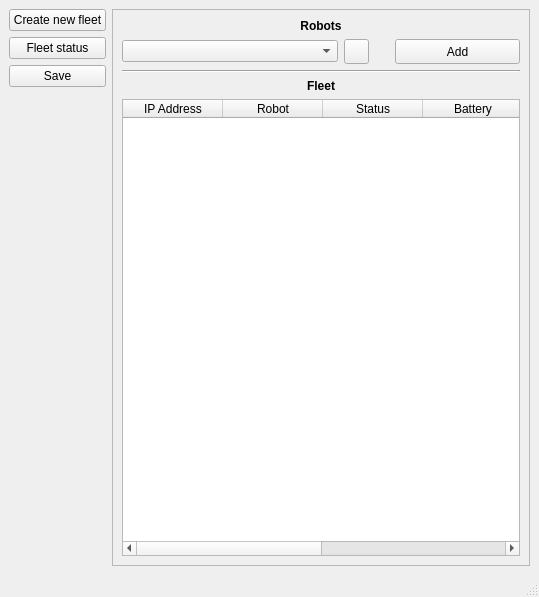
<?xml version="1.0" encoding="UTF-8"?>
<ui version="4.0">
 <class>MainWindow</class>
 <widget class="QMainWindow" name="MainWindow">
  <property name="geometry">
   <rect>
    <x>0</x>
    <y>0</y>
    <width>539</width>
    <height>597</height>
   </rect>
  </property>
  <property name="windowTitle">
   <string>MainWindow</string>
  </property>
  <widget class="QWidget" name="centralwidget">
   <layout class="QGridLayout" name="gridLayout_2">
    <item row="0" column="0">
     <layout class="QHBoxLayout" name="horizontalLayout_2">
      <item>
       <layout class="QVBoxLayout" name="verticalLayout">
        <item>
         <widget class="QPushButton" name="pushButton_new_fleet">
          <property name="toolTip">
           <string>Create new fleet</string>
          </property>
          <property name="text">
           <string>Create new fleet</string>
          </property>
          <property name="checkable">
           <bool>false</bool>
          </property>
          <property name="autoDefault">
           <bool>false</bool>
          </property>
          <property name="default">
           <bool>false</bool>
          </property>
          <property name="flat">
           <bool>false</bool>
          </property>
         </widget>
        </item>
        <item>
         <widget class="QPushButton" name="pushButton_fleet_status">
          <property name="toolTip">
           <string>Fleet status</string>
          </property>
          <property name="text">
           <string>Fleet status</string>
          </property>
          <property name="autoDefault">
           <bool>false</bool>
          </property>
         </widget>
        </item>
        <item>
         <widget class="QPushButton" name="pushButton_save">
          <property name="toolTip">
           <string>Save</string>
          </property>
          <property name="text">
           <string>Save</string>
          </property>
          <property name="shortcut">
           <string notr="true">Ctrl+S</string>
          </property>
          <property name="autoDefault">
           <bool>false</bool>
          </property>
         </widget>
        </item>
        <item>
         <spacer name="verticalSpacer_2">
          <property name="orientation">
           <enum>Qt::Vertical</enum>
          </property>
          <property name="sizeHint" stdset="0">
           <size>
            <width>20</width>
            <height>40</height>
           </size>
          </property>
         </spacer>
        </item>
       </layout>
      </item>
      <item>
       <widget class="QFrame" name="frame">
        <property name="frameShape">
         <enum>QFrame::StyledPanel</enum>
        </property>
        <property name="frameShadow">
         <enum>QFrame::Raised</enum>
        </property>
        <layout class="QGridLayout" name="gridLayout">
         <item row="1" column="0">
          <layout class="QVBoxLayout" name="verticalLayout_2">
           <item>
            <layout class="QHBoxLayout" name="horizontalLayout">
             <item>
              <widget class="QComboBox" name="comboBox_connections"/>
             </item>
             <item>
              <widget class="QPushButton" name="pushButton_refresh_ip">
               <property name="minimumSize">
                <size>
                 <width>25</width>
                 <height>25</height>
                </size>
               </property>
               <property name="maximumSize">
                <size>
                 <width>25</width>
                 <height>25</height>
                </size>
               </property>
               <property name="toolTip">
                <string>Refresh IPs</string>
               </property>
               <property name="text">
                <string/>
               </property>
               <property name="icon">
                <iconset>
                 <normaloff>../pngs/refresh.svg</normaloff>../pngs/refresh.svg</iconset>
               </property>
              </widget>
             </item>
             <item>
              <spacer name="horizontalSpacer">
               <property name="orientation">
                <enum>Qt::Horizontal</enum>
               </property>
               <property name="sizeType">
                <enum>QSizePolicy::Maximum</enum>
               </property>
               <property name="sizeHint" stdset="0">
                <size>
                 <width>20</width>
                 <height>20</height>
                </size>
               </property>
              </spacer>
             </item>
             <item>
              <widget class="QPushButton" name="pushButton_add_fleet">
               <property name="sizePolicy">
                <sizepolicy hsizetype="Maximum" vsizetype="Minimum">
                 <horstretch>0</horstretch>
                 <verstretch>0</verstretch>
                </sizepolicy>
               </property>
               <property name="maximumSize">
                <size>
                 <width>125</width>
                 <height>25</height>
                </size>
               </property>
               <property name="toolTip">
                <string>Add into fleet</string>
               </property>
               <property name="text">
                <string>Add</string>
               </property>
               <property name="autoDefault">
                <bool>false</bool>
               </property>
              </widget>
             </item>
            </layout>
           </item>
           <item>
            <widget class="Line" name="line">
             <property name="orientation">
              <enum>Qt::Horizontal</enum>
             </property>
            </widget>
           </item>
           <item>
            <layout class="QVBoxLayout" name="verticalLayout_3">
             <item>
              <widget class="QLabel" name="label_fleet">
               <property name="font">
                <font>
                 <weight>75</weight>
                 <bold>true</bold>
                </font>
               </property>
               <property name="text">
                <string>Fleet</string>
               </property>
               <property name="alignment">
                <set>Qt::AlignCenter</set>
               </property>
              </widget>
             </item>
             <item>
              <widget class="QTableWidget" name="tableWidget_fleet">
               <property name="editTriggers">
                <set>QAbstractItemView::NoEditTriggers</set>
               </property>
               <column>
                <property name="text">
                 <string>IP Address</string>
                </property>
               </column>
               <column>
                <property name="text">
                 <string>Robot</string>
                </property>
               </column>
               <column>
                <property name="text">
                 <string>Status</string>
                </property>
               </column>
               <column>
                <property name="text">
                 <string>Battery</string>
                </property>
               </column>
               <column>
                <property name="text">
                 <string>Position Score</string>
                </property>
               </column>
               <column>
                <property name="text">
                 <string>Color</string>
                </property>
               </column>
              </widget>
             </item>
            </layout>
           </item>
          </layout>
         </item>
         <item row="0" column="0">
          <widget class="QLabel" name="label_robots">
           <property name="font">
            <font>
             <weight>75</weight>
             <bold>true</bold>
            </font>
           </property>
           <property name="autoFillBackground">
            <bool>false</bool>
           </property>
           <property name="text">
            <string>Robots</string>
           </property>
           <property name="alignment">
            <set>Qt::AlignCenter</set>
           </property>
          </widget>
         </item>
        </layout>
       </widget>
      </item>
     </layout>
    </item>
   </layout>
  </widget>
  <widget class="QMenuBar" name="menubar">
   <property name="geometry">
    <rect>
     <x>0</x>
     <y>0</y>
     <width>539</width>
     <height>22</height>
    </rect>
   </property>
  </widget>
  <widget class="QStatusBar" name="statusbar"/>
 </widget>
 <resources/>
 <connections/>
</ui>
